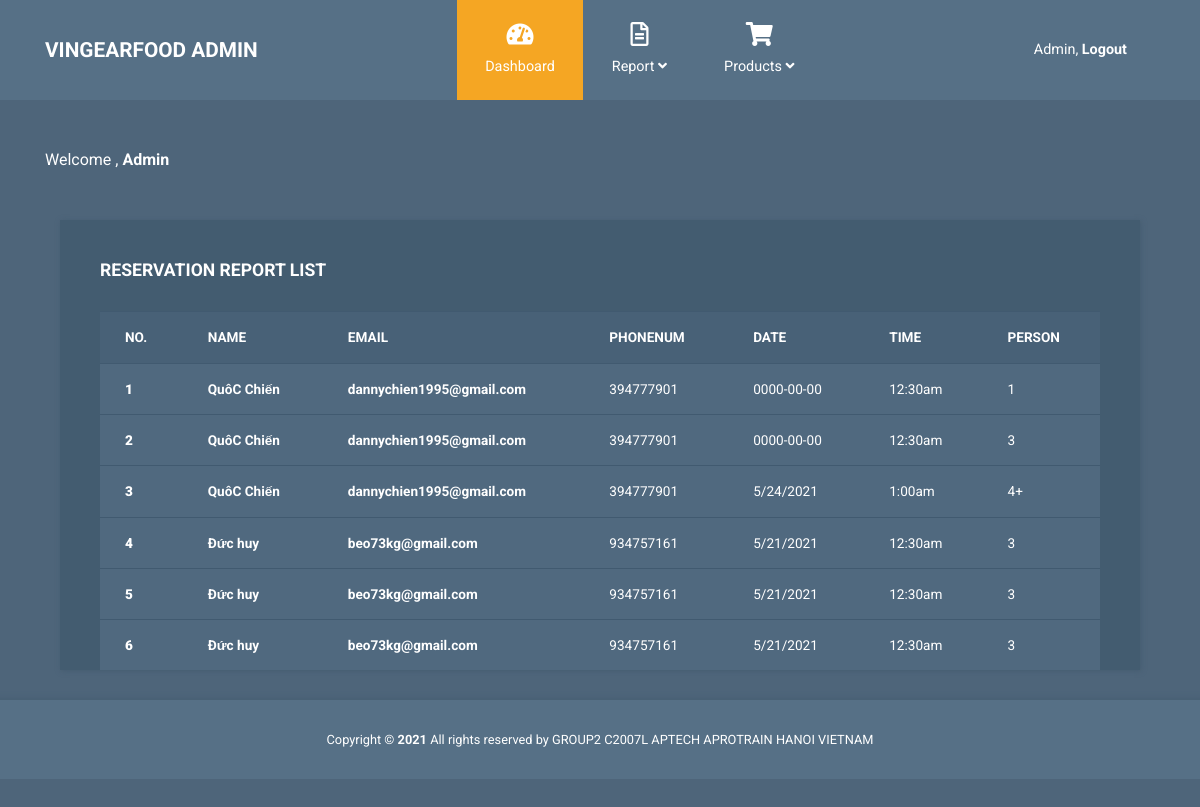
/admin/reservationreport.php, run on the app's committed database.
### tables this page shows
CREATE TABLE `reservation` (
  `ReservationId` int(11) NOT NULL,
  `ReservationName` varchar(50) DEFAULT NULL,
  `ReservationEmail` varchar(50) DEFAULT NULL,
  `ReservationPhone` int(11) DEFAULT NULL,
  `ReservationDate` varchar(50) DEFAULT NULL,
  `ReservationTime` varchar(50) DEFAULT NULL,
  `ReservationPerson` varchar(50) DEFAULT NULL
);

### admin/reservationreport.php (the view, shortened to what this page needs)
<?php
$options = array(PDO::ATTR_EMULATE_PREPARES => false, PDO::ATTR_ERRMODE => PDO::ERRMODE_EXCEPTION);
$dsn = "mysql:host=" . DatabaseInfo::getServer() . ";dbname=" . DatabaseInfo::getDatabaseName() . ";charset=utf8";
$conn = new PDO($dsn, DatabaseInfo::getUserName(), DatabaseInfo::getPassword(), $options);
$sql = "select * from reservation";
$stmt = $conn->prepare($sql);
$stmt->execute();
$datas = $stmt->fetchAll(PDO::FETCH_ASSOC);
?>
<!DOCTYPE html>
<html lang="en">
<head>
    <link rel="stylesheet" href="css/fontawesome.min.css">
    <link rel="stylesheet" href="css/bootstrap.min.css">
    <link rel="stylesheet" href="css/templatemo-style.css">
</head>
<body id="reportsPage">
<div class="" id="home">
    <nav class="navbar navbar-expand-xl">
        <div class="container h-100">
            <a class="navbar-brand" href="adminpage.php">
                <h1 class="tm-site-title mb-0">VingearFood Admin</h1>
            </a>
            <div class="collapse navbar-collapse" id="navbarSupportedContent">
                <ul class="navbar-nav mx-auto h-100">
                    <li class="nav-item">
                        <a class="nav-link active" href="adminpage.php">
                            <i class="fas fa-tachometer-alt"></i> Dashboard
                        </a>
                    </li>
                    <li class="nav-item dropdown">
                        <a class="nav-link dropdown-toggle" href="#" id="navbarDropdown" role="button" data-toggle="dropdown" aria-haspopup="true" aria-expanded="false">
                            <i class="far fa-file-alt"></i>
                            <span>
                                    Report <i class="fas fa-angle-down"></i>
                                </span>
                        </a>
                    </li>
                    <li class="nav-item dropdown">
                        <a class="nav-link dropdown-toggle" href="products.php" id="navbarDropdown" role="button" data-toggle="dropdown" aria-haspopup="true" aria-expanded="false">
                            <i class="fas fa-shopping-cart"></i>
                            <span>
                                    Products <i class="fas fa-angle-down"></i>
                                </span>
                        </a>
                    </li>
                </ul>
                <ul class="navbar-nav">
                    <li class="nav-item">
                        <a class="nav-link d-block" href="login.php">
                            Admin, <b>Logout</b>
                        </a>
                    </li>
                </ul>
            </div>
        </div>
    </nav>
    <div class="container">
        <div class="row">
            <div class="col">
                <p class="text-white mt-5 mb-5">Welcome , <b>Admin</b></p>
            </div>
        </div>
        <div class="col-12 tm-block-col">
            <div class="tm-bg-primary-dark tm-block tm-block-taller tm-block-scroll">
                <h2 class="tm-block-title">RESERVATION REPORT LIST</h2>
                <table class="table">
                    <thead>
                    <tr>
                        <th scope="col">NO.</th>
                        <th scope="col">NAME</th>
                        <th scope="col">EMAIL</th>
                        <th scope="col">PHONENUM</th>
                        <th scope="col">DATE</th>
                        <th scope="col">TIME</th>
                        <th scope="col">PERSON</th>
                    </tr>
                    </thead>
                    <tbody>
                    <?php if (!empty($datas)): ?>
                        <?php foreach ($datas as $data): ?>
                            <tr>
                                <th scope="row"><b><?php echo $data['ReservationId'] ?></b></th>
                                <td><b><?php echo $data['ReservationName'] ?></b></td>
                                <td><b><?php echo $data['ReservationEmail'] ?></b></td>
                                <td><?php echo $data['ReservationPhone'] ?></td>
                                <td><?php echo $data['ReservationDate'] ?></td>
                                <td><?php echo $data['ReservationTime'] ?></td>
                                <td><?php echo $data['ReservationPerson'] ?></td>
                            </tr>
                        <?php endforeach; ?>
                    <?php endif; ?>
                    </tbody>
                </table>
            </div>
        </div>
    </div>
</div>
<footer class="tm-footer row tm-mt-small">
    <div class="col-12 font-weight-light">
        <p class="text-center text-white mb-0 px-4 small">
            Copyright &copy; <b>2021</b> All rights reserved by GROUP2 C2007L APTECH APROTRAIN HANOI VIETNAM
        </p>
    </div>
</footer>
</body>
</html>

### admin/css/templatemo-style.css (style rules this page uses)
html { font-size: 16px; overflow-x: hidden; }
body { font-family: Roboto, Helvetica, Arial, sans-serif; background-color: #4e657a; overflow-x: hidden; }
a { transition: all 0.3s ease; }
.navbar-brand { display: flex; align-items: center; }
.tm-site-title { display: inline-block; text-transform: uppercase; font-size: 1.3rem; font-weight: 700; color: #fff; }
.navbar { height: 100px; background-color: #567086; padding: 0; }
.navbar .container { position: relative; }
.tm-mt-small { margin-top: 20px; }
.tm-block-col { margin-bottom: 30px; }
.tm-block { padding: 40px; -webkit-box-shadow: 1px 1px 5px 0 #455c71; -moz-box-shadow: 1px 1px 5px 0 #455c71; box-shadow: 1px 1px 5px 0 #455c71; min-height: 350px; height: 100%; max-height: 450px; }
.tm-block-scroll { overflow-y: scroll; }
.tm-block-title { font-size: 1.1rem; font-weight: 700; color: #fff; margin-bottom: 30px; }
.nav-link { color: #fff; height: 100%; display: flex; align-items: center; justify-content: center; flex-direction: column; font-size: 90%; }
.nav-link > i { margin-bottom: 10px; margin-right: 0; font-size: 1.5rem; }
.dropdown-item, .nav-link { padding: 15px 20px; }
.navbar-nav .active > .nav-link, .navbar-nav .nav-link.active { background-color: #f5a623; color: #fff; }
.navbar-nav .nav-link.active i { color: #fff; }
.nav-item { text-align: center; }
.nav-item:last-child { margin-right: 0; }
.dropdown-toggle::after { display: none; }
.table { background-color: #50697f; color: #fff; font-size: 85%; margin-bottom: 0; }
thead { background-color: #486177; color: #fff; }
.table thead th { border-bottom: 0; }
.table td, .table th { border-top: 1px solid #415a70; padding: 15px 25px; vertical-align: middle; }
.tm-bg-primary-dark { background-color: #435c70; }
.tm-footer { background-color: #567086; padding-top: 30px; padding-bottom: 30px; -webkit-box-shadow: 0 -3px 5px 0 rgba(69, 92, 113, 0.59); -moz-box-shadow: 0 -3px 5px 0 rgba(69, 92, 113, 0.59); box-shadow: 0 -3px 5px 0 rgba(69, 92, 113, 0.59); }
@media (min-width: 1200px) { .navbar-expand-xl .navbar-nav .nav-link { padding-left: 28px; padding-right: 28px; } }
@media (min-width: 1200px) { .navbar-collapse { height: 100%; } }
@media (max-width: 1275px) and (min-width: 1200px) { .nav-item { margin-right: 15px; } }
@media (max-width: 1350px) { .nav-item { margin-right: 1px; } }

### data on the page
reservation: ReservationId "1", ReservationName "QuôC Chiến", ReservationEmail "dannychien1995@gmail.com", ReservationPhone "394777901", ReservationDate "0000-00-00", ReservationTime "12:30am", ReservationPerson "1"
reservation: ReservationId "2", ReservationName "QuôC Chiến", ReservationEmail "dannychien1995@gmail.com", ReservationPhone "394777901", ReservationDate "0000-00-00", ReservationTime "12:30am", ReservationPerson "3"
reservation: ReservationId "3", ReservationName "QuôC Chiến", ReservationEmail "dannychien1995@gmail.com", ReservationPhone "394777901", ReservationDate "5/24/2021", ReservationTime "1:00am", ReservationPerson "4+"
reservation: ReservationId "4", ReservationName "Đức huy", ReservationEmail "beo73kg@gmail.com", ReservationPhone "934757161", ReservationDate "5/21/2021", ReservationTime "12:30am", ReservationPerson "3"
reservation: ReservationId "5", ReservationName "Đức huy", ReservationEmail "beo73kg@gmail.com", ReservationPhone "934757161", ReservationDate "5/21/2021", ReservationTime "12:30am", ReservationPerson "3"
reservation: ReservationId "6", ReservationName "Đức huy", ReservationEmail "beo73kg@gmail.com", ReservationPhone "934757161", ReservationDate "5/21/2021", ReservationTime "12:30am", ReservationPerson "3"
